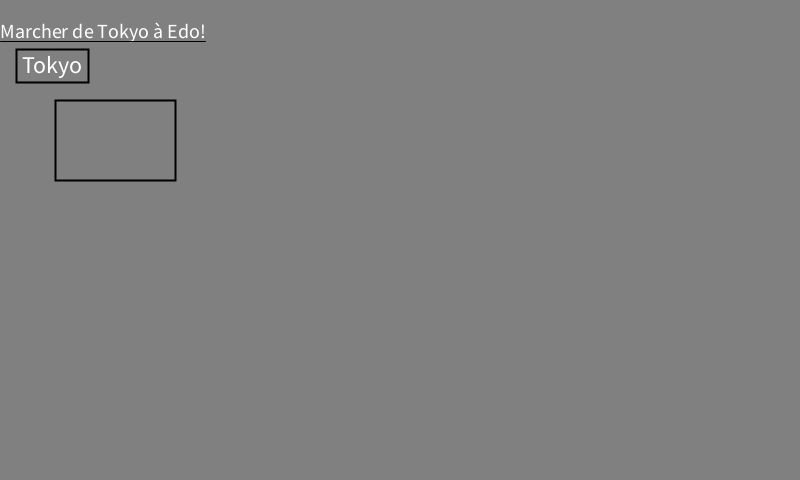
Frame 1 (no input)
Frame 60 (the mouse pressed at the canvas centre just before this capture): identical to frame 1, image omitted
Frame 120 (the mouse held since frame 60 and released just before this capture): identical to frame 1, image omitted

The Processing sketch that drew this single still picture (run headless with seeded random() and noise(); from frame 60 on, the mouse is pressed at the canvas centre):

// Processing sketch: textes
// ── textes.pde
int fontSize;
String texte1;
String texte2;
String texte3;
int x1;
int y1;
int x2;
int x3;
int y3;
float deltaY3;
float deltaY1;
float deltaY2;
int y2;
int wWidth;
int wHeight;

void setup() {
 // size(400, 200);
 //size(320, 240); //same as Nextion 2.8 in
 background(128);
 fill(255);
 stroke(0);
 size(800, 480); // same as Nextion 5 in
 x1 = 0;
 y1 = 23;
 fontSize = 20;
 textSize(fontSize);
 texte1 = "Marcher de Tokyo à Edo!";
 deltaY1 = y1 + fontSize  - (fontSize/4);  //compensate for font size 
 text(texte1, x1, deltaY1);
 //line(cw, 0, cw, fontSize);
 //this line will appear just under the text, like an underline
 line(x1, deltaY1 + 3, textWidth(texte1) + x1, deltaY1 + 3);
 
 // places texte2 inside a box
 fontSize = 24;
 textSize(fontSize);
 texte2 = "Tokyo";
 x2 = 22;
 y2 = 55;
 deltaY2 = y2 + fontSize  - (fontSize/4); 

 // draw the box
 strokeWeight(2);
 fill(128);
 //line(x2 - fontSize/2, deltaY2 - fontSize, x2 + textWidth(texte2) + fontSize/2, deltaY2 - fontSize);
 rect(x2 - fontSize/4, y2 - fontSize/4, textWidth(texte2) + fontSize/2, fontSize * 1.4);
// line(x2 - fontSize/2, deltaY2 - fontSize, x2 - fontSize/2, deltaY2 + fontSize/2 - 6);
// line(textWidth(texte2) + x2 + fontSize/2, deltaY2 - fontSize, x2 - fontSize/2, deltaY2 + fontSize/2 - 6);

 fill(255);
 text(texte2, x2, deltaY2);
 strokeWeight(1);
 
// draw the box first
 strokeWeight(2);
 fill(128);
 x3 = 55;
 y3 = 100;
 int boxW = 120;
 int boxH = 80;
 rect(x3, y3, boxW, boxH);

}

void draw() {
}
